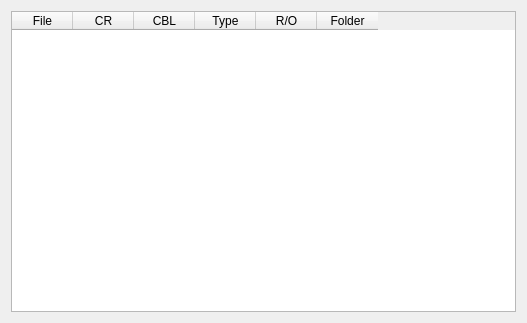
<?xml version="1.0" encoding="UTF-8"?>
<ui version="4.0">
 <class>FileSelectionList</class>
 <widget class="QWidget" name="FileSelectionList">
  <property name="geometry">
   <rect>
    <x>0</x>
    <y>0</y>
    <width>527</width>
    <height>323</height>
   </rect>
  </property>
  <property name="windowTitle">
   <string notr="true">Form</string>
  </property>
  <layout class="QHBoxLayout" name="horizontalLayout">
   <item>
    <widget class="QTableWidget" name="twList">
     <property name="acceptDrops">
      <bool>true</bool>
     </property>
     <property name="selectionMode">
      <enum>QAbstractItemView::ExtendedSelection</enum>
     </property>
     <property name="selectionBehavior">
      <enum>QAbstractItemView::SelectRows</enum>
     </property>
     <property name="textElideMode">
      <enum>Qt::ElideMiddle</enum>
     </property>
     <attribute name="horizontalHeaderMinimumSectionSize">
      <number>36</number>
     </attribute>
     <attribute name="horizontalHeaderDefaultSectionSize">
      <number>61</number>
     </attribute>
     <attribute name="horizontalHeaderStretchLastSection">
      <bool>false</bool>
     </attribute>
     <column>
      <property name="text">
       <string>File</string>
      </property>
      <property name="toolTip">
       <string>File Name</string>
      </property>
     </column>
     <column>
      <property name="text">
       <string comment="CR = ComicRack. Consider leaving untranslated">CR</string>
      </property>
      <property name="toolTip">
       <string>Has ComicRack Tags</string>
      </property>
     </column>
     <column>
      <property name="text">
       <string comment="CBL = Comic Book Lover. Consider leaving untranslated">CBL</string>
      </property>
      <property name="toolTip">
       <string>Has ComicBookLover Tags</string>
      </property>
     </column>
     <column>
      <property name="text">
       <string>Type</string>
      </property>
      <property name="toolTip">
       <string>Archive Type</string>
      </property>
     </column>
     <column>
      <property name="text">
       <string comment="R/O = Read Only">R/O</string>
      </property>
      <property name="toolTip">
       <string>Read-Only</string>
      </property>
     </column>
     <column>
      <property name="text">
       <string>Folder</string>
      </property>
      <property name="toolTip">
       <string>File Location</string>
      </property>
     </column>
    </widget>
   </item>
  </layout>
 </widget>
 <resources/>
 <connections/>
</ui>
